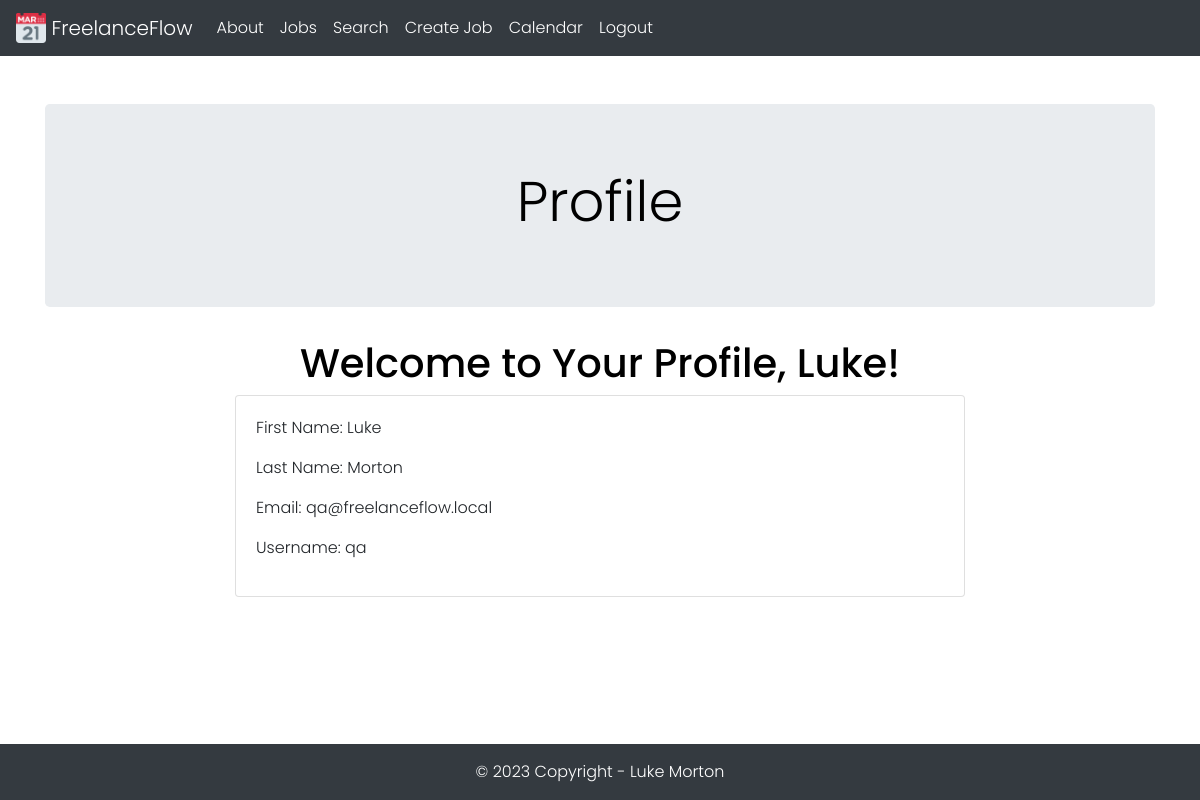
Screenshot of /profile (signed in) with the database file from the repository.
### tables this page shows
CREATE TABLE Users (
    userid INTEGER PRIMARY KEY AUTOINCREMENT,
    username TEXT NOT NULL,
    password TEXT NOT NULL,
    emailaddress TEXT NOT NULL,
    firstname TEXT NOT NULL,
    lastname TEXT NOT NULL,
    accounttype TEXT NOT NULL DEFAULT 'user'
);

### application.py (the view)
@app.route('/profile')
@login_required
def profile():
    return render_template('profile.html', user=current_user)

### application.py (called while the page is built)
def database_connection():
    conn = sqlite3.connect('freelanceflow.db')
    conn.row_factory = sqlite3.Row
    return conn

@login_manager.user_loader
def load_user(user_id):
    conn = database_connection()
    user_data = conn.execute('SELECT * FROM Users WHERE userid = ?', (user_id,)).fetchone()
    conn.close()
    if user_data is None:
        return None
    user = User(user_data['userid'], user_data['emailaddress'], user_data['password'], user_data['firstname'], user_data['lastname'], user_data['username'], user_data['accounttype'])
    return user

### templates/profile.html (shortened to what this page needs)
{% extends "base.html" %}
{% block jumbotron_title %} Profile {% endblock %}
{% block content %}
    <div class="container">
        <h1>Welcome to Your Profile, {{ user.firstname }}!</h1>
        <div class="row justify-content-center">
            <div class="col-md-8">
                <div class="card">
                    <div class="card-body">
                        <p>First Name: {{ user.firstname }}</p>
                        <p>Last Name: {{ user.lastname }}</p>
                        <p>Email: {{ user.emailaddress }}</p>
                        <p>Username: {{ user.username }}</p>
                    </div>
                </div>
            </div>
        </div>
    </div>
{% endblock %}

### static/css/style.css (style rules this page uses)
* { margin: 0 }
html, body { width: 100%; }
body { background-color: rgb(255, 255, 255); font-family: 'Poppins', sans-serif; font-weight: 300; padding-bottom: 120px; }
h1 { color: rgb(0, 0, 0); text-align: center; }

### rows the page displays
Users: firstname "Luke", lastname "Morton", emailaddress "qa@freelanceflow.local", username "qa"
